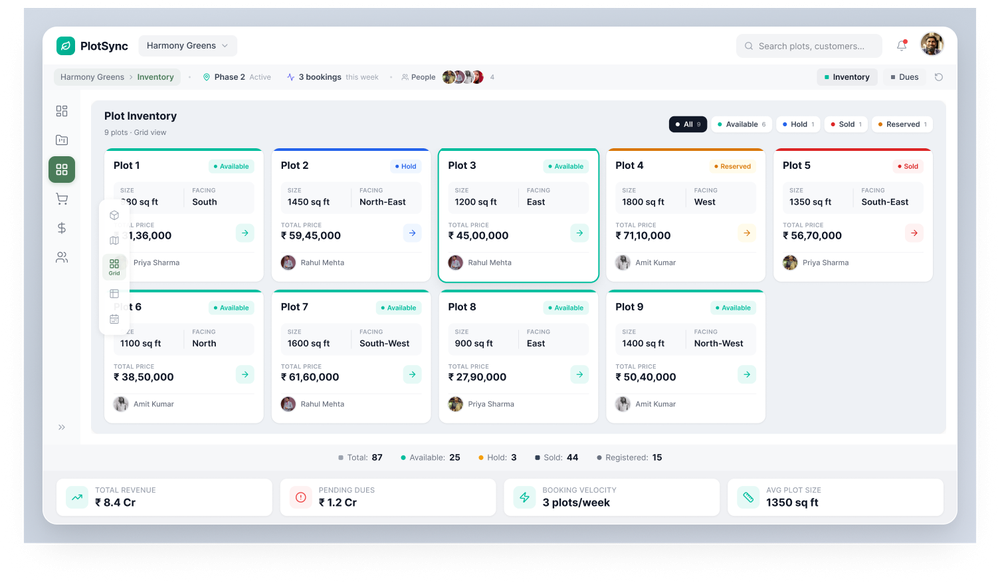
#> input picture src/assets/069b49ca369155aec4e3d39fb32c3e61c520cca2.png, 1000 x 583 px, shrunk from 1505 x 877 before the run
$ python make-transparent-color.py ../src/assets/069b49ca369155aec4e3d39fb32c3e61c520cca2.png ../src/assets/086043c192d8fa80da92573529c7eb7a2ccfa398.png
#> lines starting #> are read from the running program, lines starting #| are printed output that depends on the picture
# Colour-preserving version: near-white paper becomes alpha, ink and colour stay.
# usage: python3 scripts/make-transparent-color.py in.png out.png
import sys
import numpy as np
from PIL import Image
src, dst = sys.argv[1], sys.argv[2]
im = np.asarray(Image.open(src).convert('RGB')).astype(np.float32) / 255.0
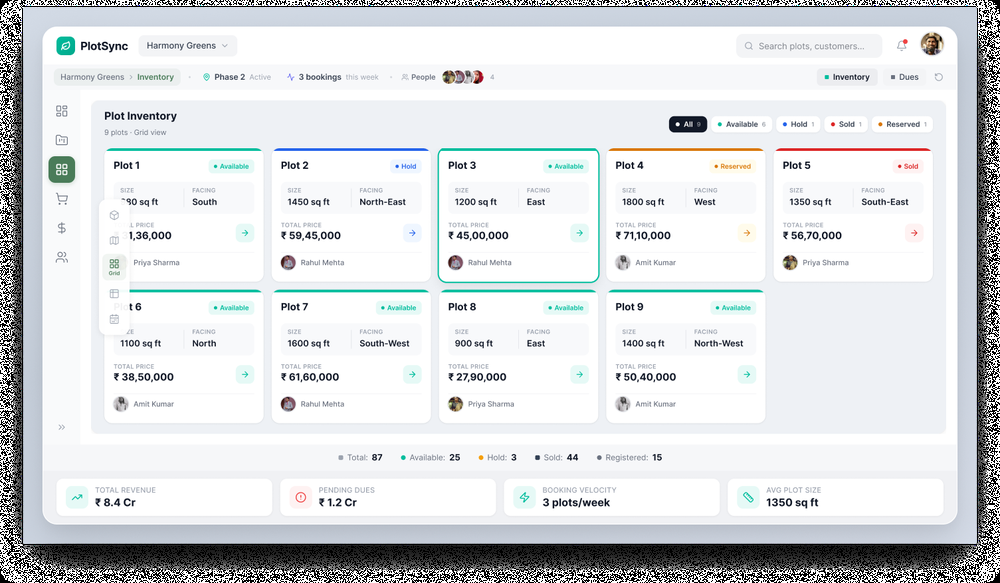
#> im: shape (583, 1000, 3) float32; mean R, G, B 0.858, 0.868, 0.877
# alpha = how far the pixel is from white (max channel distance), with a soft knee
a = 1.0 - im.min(axis=2)
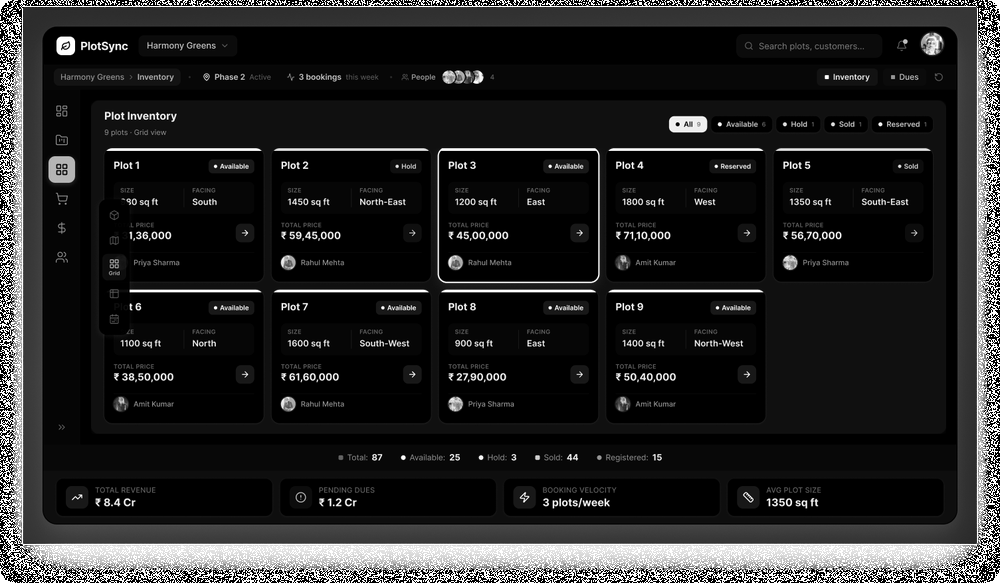
#> a: shape (583, 1000) float32; min 0, max 1, mean 0.144
a = np.clip((a - 0.04) / 0.96, 0, 1)
# un-premultiply against white so edges don't go grey: c = (p - (1-a)) / a
rgb = np.where(a[..., None] > 0.01, (im - (1 - a)[..., None]) / np.maximum(a[..., None], 0.01), 0)
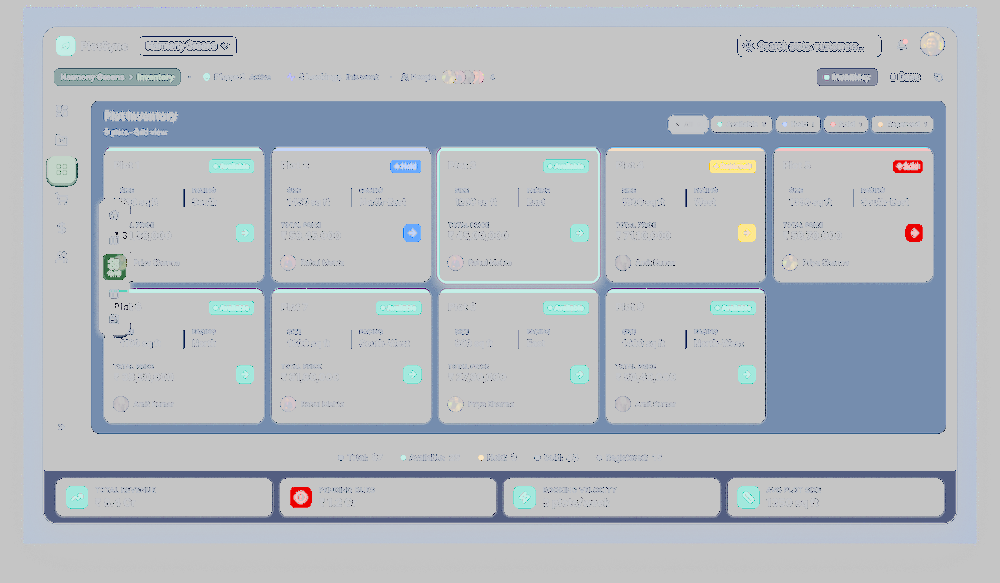
#> rgb: shape (583, 1000, 3) float32; mean R, G, B -0.293, -0.193, -0.0734; drawn with min black and max white
rgb = np.clip(rgb, 0, 1)
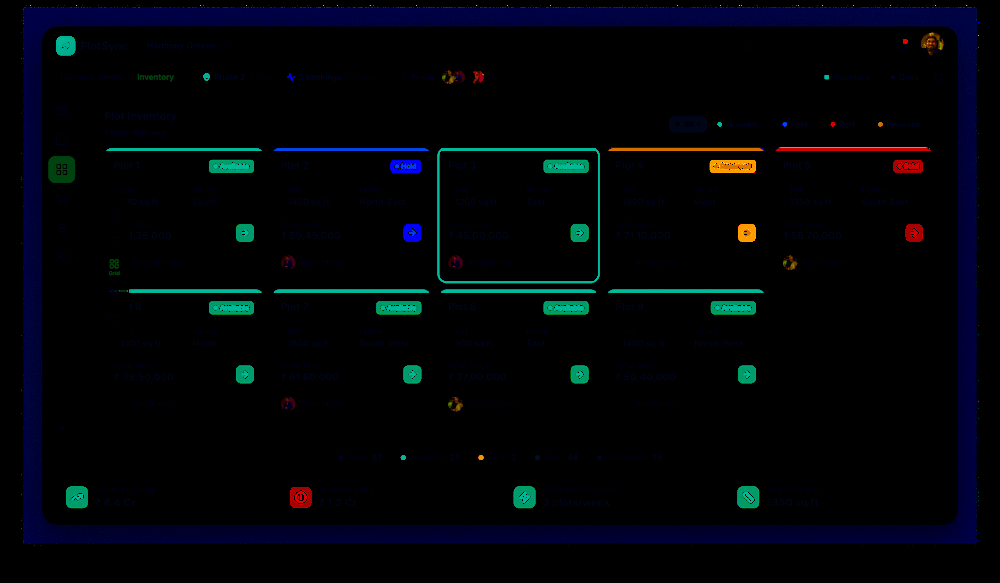
#> rgb: shape (583, 1000, 3) float32; mean R, G, B 0.00476, 0.0162, 0.0354
out = np.dstack([rgb, a])
Image.fromarray((out * 255).round().astype(np.uint8), 'RGBA').save(dst, optimize=True)
print('ok', dst)
